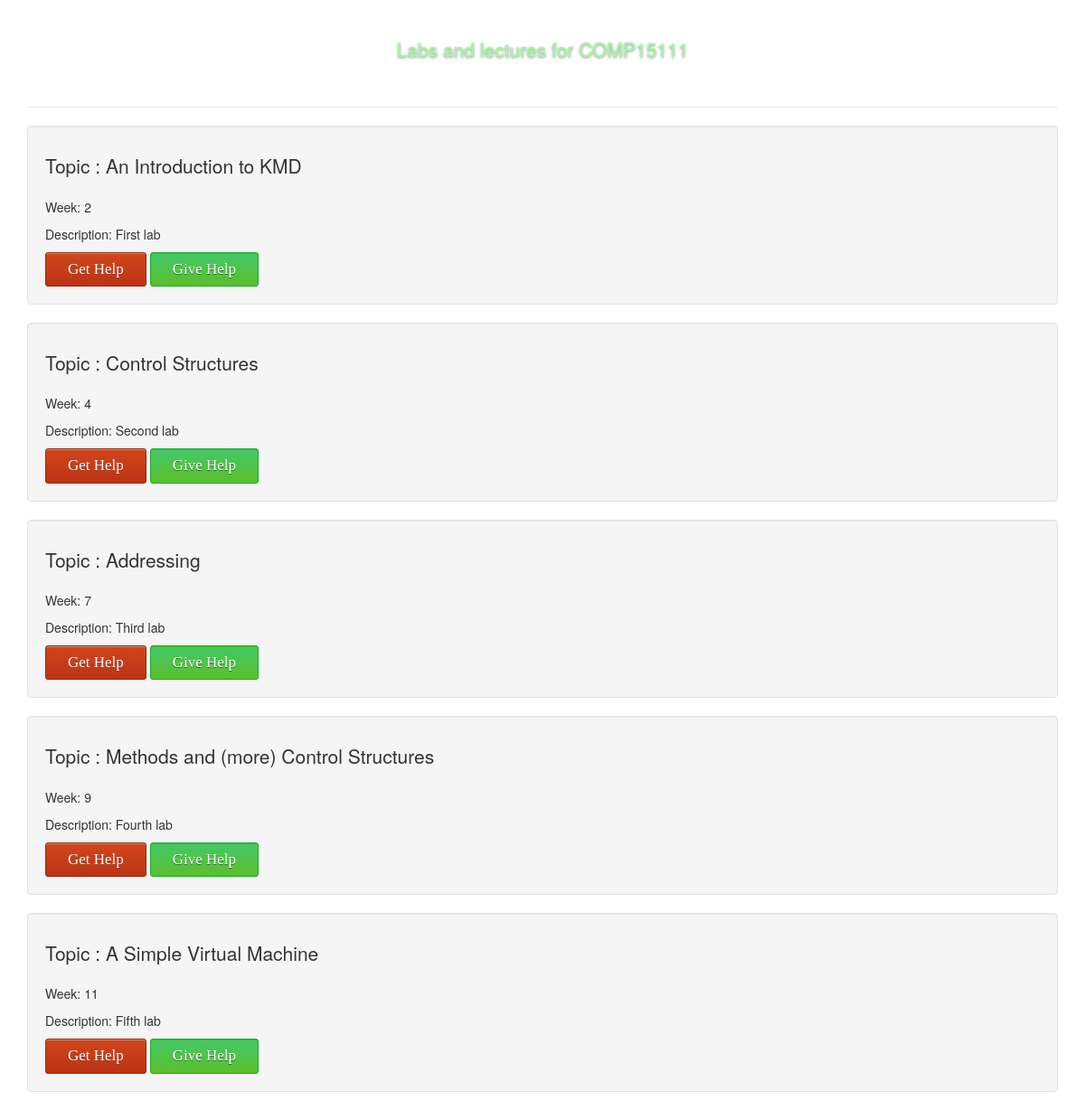
The page /includes/labs_page.php?courseType=COMP15111 on the database its author committed.
### tables this page shows
CREATE TABLE `labs` (
  `id` int(11) NOT NULL,
  `course_id` text NOT NULL,
  `course_name` varchar(100) NOT NULL,
  `lab_description` text NOT NULL,
  `week` int(11) NOT NULL,
  `topic` text NOT NULL
);

### includes/labs_page.php (the view, shortened to what this page needs)
<?php
include '../dbh.php';
?>
<!DOCTYPE html>
<html>
<head>
  <link rel="stylesheet" href="https://maxcdn.bootstrapcdn.com/bootstrap/3.3.7/css/bootstrap.min.css">
  <link href="../css/labs_page.css" rel="stylesheet">
</head>
<body>
  <div class = "container">
    <div class = "page-header">
      <?php
        $course = $_GET['courseType'];
        echo "<h1 class = 'lead text-center'>" . "Labs and lectures for " . $course . "</h1> <br>";
      ?>
    </div>
    <?php
       $sql = " SELECT * FROM labs WHERE course_id = '$course' ";
  		 $result = mysqli_query($conn, $sql);
  		 while ($row = mysqli_fetch_assoc($result))
  		 {
      		 	$labID = $row['id'];
            ?>
            <div class = "well">
              <p class = 'lead'>  Topic :  <?php echo $row['topic']; ?> </p>
              <p> Week: <?php echo $row['week'] ?></p>
              <p> Description: <?php echo $row['lab_description'] ?> </p>
              <form method = 'POST'>
                <div class = 'btn-group' id = 'buttonGroup'>
                  <button name = 'Get Help'id="<?php echo "get".$labID;?>" class="editedGetHelp"  type ="button" class ='btn btn-primary' value =' <?php echo $labID;?>' > Get Help </button>
                  <button name = 'Give Help' id="<?php echo "give".$labID;?>" class="editedGiveHelp" type = 'button'  class = 'btn btn-primary' value =' <?php echo $labID;?>'> Give Help </button>
                </div>
              </form>
            </div>
       <?php
       }
     ?>
</body>
</html>

### css/labs_page.css (style rules this page uses)
h1 { color: #99ff99; text-shadow: 0 1px 3px rgba(0,0,0,.5); }
html, body { height: 100%; background: url("../img/backgroundEmpty.png"); background-size: 100% 100%; background-repeat: no-repeat; background-attachment: fixed; }
.editedGetHelp { -moz-box-shadow:inset 0px 1px 0px 0px #cf866c; -webkit-box-shadow:inset 0px 1px 0px 0px #cf866c; box-shadow:inset 0px 1px 0px 0px #cf866c; background:-webkit-gradient(linear, left top, left bottom, color-stop(0.05, #d0451b), color-stop(1, #bc3315)); background:-moz-linear-gradient(top, #d0451b 5%, #bc3315 100%); background:-webkit-linear-gradient(top, #d0451b 5%, #bc3315 100%); background:-o-linear-gradient(top, #d0451b 5%, #bc3315 100%); background:-ms-linear-gradient(top, #d0451b 5%, #bc3315 100%); background:linear-gradient(to bottom, #d0451b 5%, #bc3315 100%); filter:progid:DXImageTransform.Microsoft.gradient(startColorstr='#d0451b', endColorstr='#bc3315',GradientType=0); background-color:#d0451b; -moz-border-radius:3px; -webkit-border-radius:3px; border-radius:3px; border:1px solid #942911; display:inline-block; cursor:pointer; color:#fffcff; font-family:Impact; font-size:17px; padding:6px 24px; text-decoration:none; text-shadow:0px 1px 0px #854629; }
.editedGiveHelp { -moz-box-shadow:inset 0px 1px 0px 0px #3dc21b; -webkit-box-shadow:inset 0px 1px 0px 0px #3dc21b; box-shadow:inset 0px 1px 0px 0px #3dc21b; background:-webkit-gradient(linear, left top, left bottom, color-stop(0.05, #44c767), color-stop(1, #5cbf2a)); background:-moz-linear-gradient(top, #44c767 5%, #5cbf2a 100%); background:-webkit-linear-gradient(top, #44c767 5%, #5cbf2a 100%); background:-o-linear-gradient(top, #44c767 5%, #5cbf2a 100%); background:-ms-linear-gradient(top, #44c767 5%, #5cbf2a 100%); background:linear-gradient(to bottom, #44c767 5%, #5cbf2a 100%); filter:progid:DXImageTransform.Microsoft.gradient(startColorstr='#44c767', endColorstr='#5cbf2a',GradientType=0); background-color:#44c767; -moz-border-radius:3px; -webkit-border-radius:3px; border-radius:3px; border:1px solid #18ab29; display:inline-block; cursor:pointer; color:#ffffff; font-family:Impact; font-size:17px; padding:6px 24px; text-decoration:none; text-shadow:0px 1px 0px #2f6627; }

### rows shown on the page
labs: topic "An Introduction to KMD", week "2", lab_description "First lab", $labID 11 (drawn)
labs: topic "Control Structures", week "4", lab_description "Second lab", $labID 12 (drawn)
labs: topic "Addressing", week "7", lab_description "Third lab", $labID 13 (drawn)
labs: topic "Methods and (more) Control Structures", week "9", lab_description "Fourth lab", $labID 14 (drawn)
labs: topic "A Simple Virtual Machine", week "11", lab_description "Fifth lab", $labID 15 (drawn)

### other values the page prints
$course "COMP15111"
